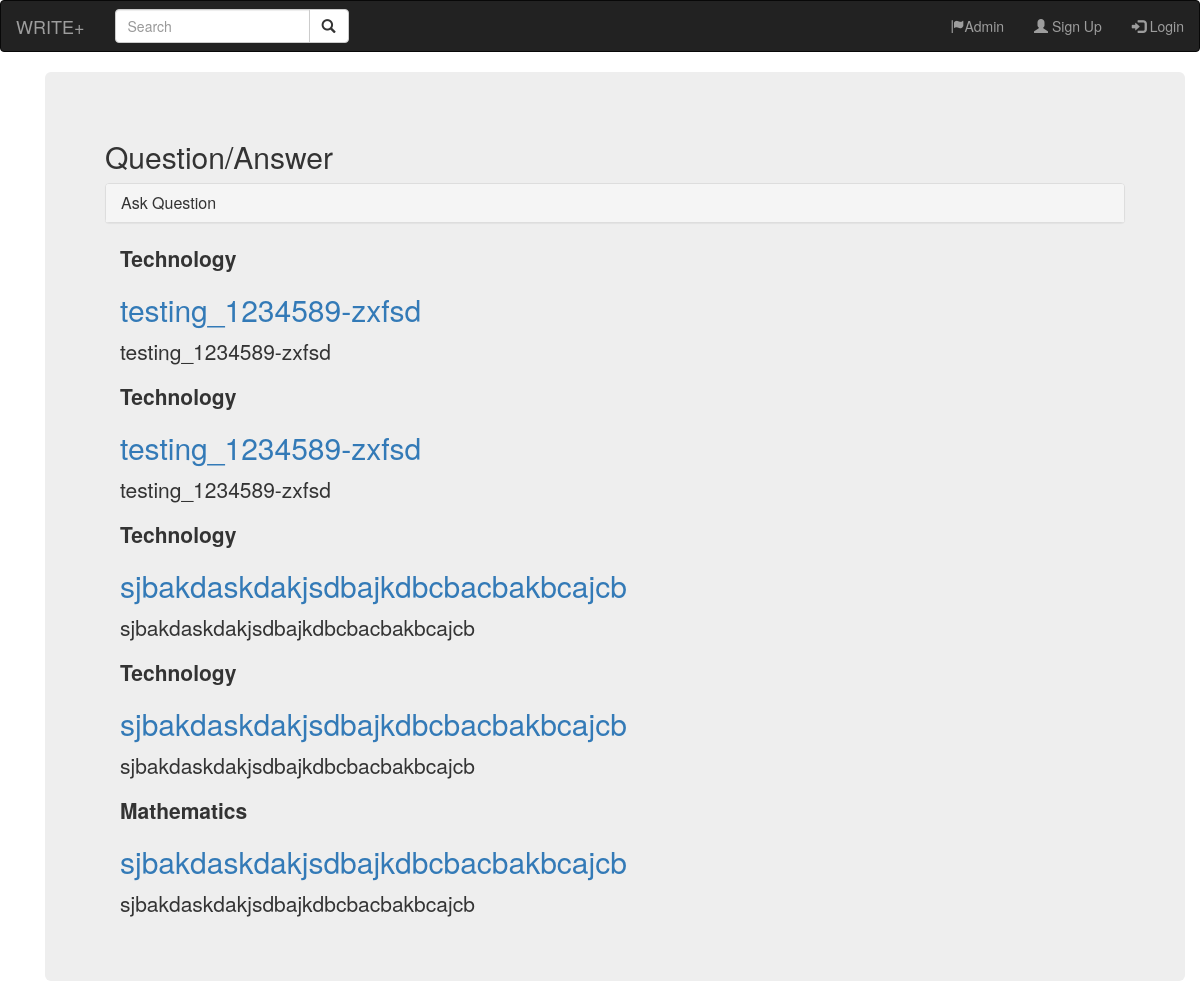
/questans/add_question/, run on the app's committed database.
### questans/models.py (models this page shows, shortened)
class Questions(models.Model):
        user = models.ForeignKey(settings.AUTH_USER_MODEL, on_delete=models.CASCADE, null=True, blank=True)
        title = models.TextField()
        group = models.ForeignKey('QuestionGroups', on_delete=models.CASCADE, null=True, blank=True)
        created_on = models.DateTimeField(auto_now=True)
        updated_on = models.DateTimeField(auto_now_add=True)
        slug = models.SlugField()

class QuestionGroups(models.Model):
    name = models.CharField(max_length=100)
    def __str__(self):
        return self.name

### questans/views.py (the view)
def add_question(request):
    questions = Questions.objects.all()
    if request.method == 'POST':
        add_question_form = QuestionForm(data=request.POST)
        if add_question_form.is_valid():
          add_question_form.save()
    else:
        add_question_form = QuestionForm()
    context = {'add_question_form':add_question_form, 'question_set':questions}
    return render(request,'question_answer/add_question.html',  context)

### questans/form.py
class QuestionForm(forms.ModelForm):
    class Meta():
        model = Questions
        fields = ('title','group','slug')
        labels={
            "slug":"Body"
        }

### templates/question_answer/add_question.html (shortened to what this page needs)
{% extends "blogauth/base.html" %}
{% load staticfiles %}
{% block body_block %}
<head>
    <link rel="stylesheet" href="https://maxcdn.bootstrapcdn.com/bootstrap/3.4.0/css/bootstrap.min.css">
  </head>
  <div class="container">
    <div class="jumbotron">
        <h2>Question/Answer</h2>
        <div class="panel-group" id="accordion">
          <div class="panel panel-default">
            <div class="panel-heading">
              <h4 class="panel-title">
                <a data-toggle="collapse" data-parent="#accordion" href="#collapse1">Ask Question</a>
              </h4>
            </div>
          </div>
        </div>
        <div class="content container">
            <div class="row">
                <div class="col-md-8">
                    {% for question in question_set %}
                    <div class="post">
                        <p><strong>{{ question.group}}</strong></p>
                        <h2><a href="{% url 'questans:answer_question' pk=question.pk %}">{{ question.title }}</a></h2>
                        <p>{{ question.slug|linebreaksbr }}</p>
                    </div>
                    {% empty %}
                    <p>No question yet :)</p>
                    {% endfor %}
                </div>
            </div>
        </div>
    </div>
  </div>
{% endblock %}

### data on the page
Questions: group "Technology", title "testing_1234589-zxfsd", slug "testing_1234589-zxfsd"
Questions: group "Technology", title "testing_1234589-zxfsd", slug "testing_1234589-zxfsd"
Questions: group "Technology", title "sjbakdaskdakjsdbajkdbcbacbakbcajcb", slug "sjbakdaskdakjsdbajkdbcbacbakbcajcb"
Questions: group "Technology", title "sjbakdaskdakjsdbajkdbcbacbakbcajcb", slug "sjbakdaskdakjsdbajkdbcbacbakbcajcb"
Questions: group "Mathematics", title "sjbakdaskdakjsdbajkdbcbacbakbcajcb", slug "sjbakdaskdakjsdbajkdbcbacbakbcajcb"
